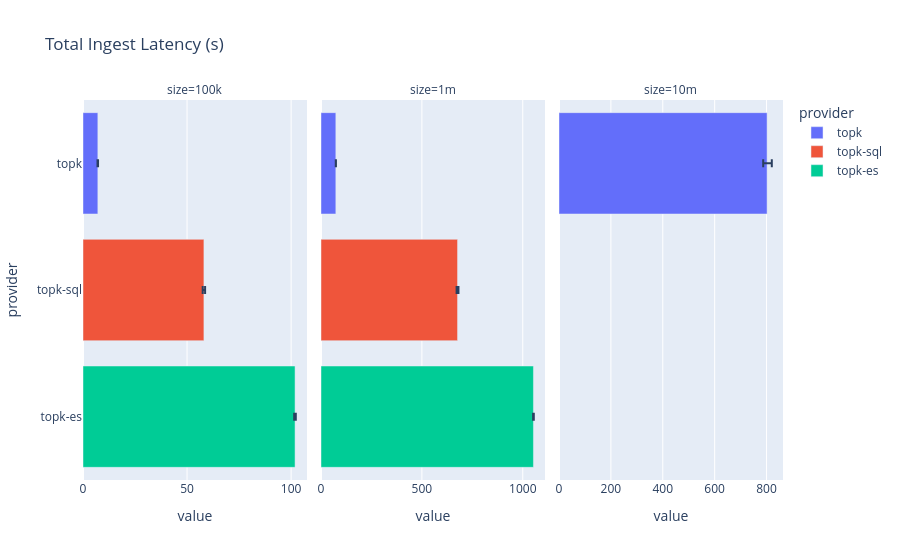

The notebook cell saved with this chart:
### Markdown cell above
## Ingest

⚠️ **10m coverage is native-only.** `results-ingest/` has n=3 at 100k and 1m for all
three providers, but at 10m only `topk` was run — ingesting 10m through the shims costs
~2 h (pgwire) + ~3 h (es-proxy) and was deliberately cut. The three charts below will
therefore show a single bar in their `10m` facet. Read cross-provider ingest results at
**100k and 1m only**.

The query sections further down are complete: all three providers, all three sizes, n=3.

### Code cell
latency_df = (
    ingest_df
    .filter(pl.col("metric") == "bench.ingest.latency_ms")
    .group_by(["provider", "size", "run_id"])
    .agg([
        pl.col("ts").min().alias("start_ts"),
        pl.col("ts").max().alias("end_ts"),
    ])
    .with_columns([
        (pl.col("end_ts") - pl.col("start_ts")).dt.total_seconds(fractional=True).alias("value")
    ])
)
latency_df = process_df(latency_df, ["provider", "size", "run_id"])

fig = px.bar(
    latency_df.sort("value"),
    x="value",
    y="provider",
    color="provider",
    facet_col="size",
    error_x="err_plus",
    error_x_minus="err_minus",
    title="Total Ingest Latency (s)",
    category_orders={
        "size": ["100k", "1m", "10m"],
    },
)
fig.update_xaxes(matches=None)
fig.show()

write_df(latency_df, "ingest_latency.json")

### Figure 1 — Plotly figure (JSON) as saved in the notebook; plotly's stock layout.template omitted (floating-point values rounded to 4 significant figures)
{"data": [{"error_x": {"array": [0.08772], "arrayminus": [0.1591]}, "hovertemplate": "provider=%{y}<br>size=100k<br>value=%{x}<extra></extra>", "legendgroup": "topk", "marker": {"color": "#636efa", "pattern": {"shape": ""}}, "name": "topk", "orientation": "h", "showlegend": true, "textposition": "auto", "type": "bar", "x": [7.136], "xaxis": "x", "y": ["topk"], "yaxis": "y"}, {"error_x": {"array": [0.5631], "arrayminus": [0.5847]}, "hovertemplate": "provider=%{y}<br>size=100k<br>value=%{x}<extra></extra>", "legendgroup": "topk-sql", "marker": {"color": "#EF553B", "pattern": {"shape": ""}}, "name": "topk-sql", "orientation": "h", "showlegend": true, "textposition": "auto", "type": "bar", "x": [58.1], "xaxis": "x", "y": ["topk-sql"], "yaxis": "y"}, {"error_x": {"array": [0.3566], "arrayminus": [0.424]}, "hovertemplate": "provider=%{y}<br>size=100k<br>value=%{x}<extra></extra>", "legendgroup": "topk-es", "marker": {"color": "#00cc96", "pattern": {"shape": ""}}, "name": "topk-es", "orientation": "h", "showlegend": true, "textposition": "auto", "type": "bar", "x": [101.9], "xaxis": "x", "y": ["topk-es"], "yaxis": "y"}, {"error_x": {"array": [0.4675], "arrayminus": [0.3544]}, "hovertemplate": "provider=%{y}<br>size=1m<br>value=%{x}<extra></extra>", "legendgroup": "topk", "marker": {"color": "#636efa", "pattern": {"shape": ""}}, "name": "topk", "orientation": "h", "showlegend": false, "textposition": "auto", "type": "bar", "x": [73.58], "xaxis": "x2", "y": ["topk"], "yaxis": "y2"}, {"error_x": {"array": [4.453], "arrayminus": [4.664]}, "hovertemplate": "provider=%{y}<br>size=1m<br>value=%{x}<extra></extra>", "legendgroup": "topk-sql", "marker": {"color": "#EF553B", "pattern": {"shape": ""}}, "name": "topk-sql", "orientation": "h", "showlegend": false, "textposition": "auto", "type": "bar", "x": [676.8], "xaxis": "x2", "y": ["topk-sql"], "yaxis": "y2"}, {"error_x": {"array": [1.751], "arrayminus": [1.706]}, "hovertemplate": "provider=%{y}<br>size=1m<br>value=%{x}<extra></extra>", "legendgroup": "topk-es", "marker": {"color": "#00cc96", "pattern": {"shape": ""}}, "name": "topk-es", "orientation": "h", "showlegend": false, "textposition": "auto", "type": "bar", "x": [1053.0], "xaxis": "x2", "y": ["topk-es"], "yaxis": "y2"}, {"error_x": {"array": [18.16], "arrayminus": [14.98]}, "hovertemplate": "provider=%{y}<br>size=10m<br>value=%{x}<extra></extra>", "legendgroup": "topk", "marker": {"color": "#636efa", "pattern": {"shape": ""}}, "name": "topk", "orientation": "h", "showlegend": false, "textposition": "auto", "type": "bar", "x": [802.1], "xaxis": "x3", "y": ["topk"], "yaxis": "y3"}], "layout": {"annotations": [{"font": {}, "showarrow": false, "text": "size=100k", "x": 0.16, "xanchor": "center", "xref": "paper", "y": 1, "yanchor": "bottom", "yref": "paper"}, {"font": {}, "showarrow": false, "text": "size=1m", "x": 0.5, "xanchor": "center", "xref": "paper", "y": 1, "yanchor": "bottom", "yref": "paper"}, {"font": {}, "showarrow": false, "text": "size=10m", "x": 0.84, "xanchor": "center", "xref": "paper", "y": 1, "yanchor": "bottom", "yref": "paper"}], "barmode": "relative", "legend": {"title": {"text": "provider"}, "tracegroupgap": 0}, "title": {"text": "Total Ingest Latency (s)"}, "xaxis": {"anchor": "y", "domain": [0, 0.32], "title": {"text": "value"}}, "xaxis2": {"anchor": "y2", "domain": [0.34, 0.66], "title": {"text": "value"}}, "xaxis3": {"anchor": "y3", "domain": [0.68, 1.0], "title": {"text": "value"}}, "yaxis": {"anchor": "x", "categoryarray": ["topk-es", "topk-sql", "topk"], "categoryorder": "array", "domain": [0, 1], "title": {"text": "provider"}}, "yaxis2": {"anchor": "x2", "domain": [0, 1], "matches": "y", "showticklabels": false}, "yaxis3": {"anchor": "x3", "domain": [0, 1], "matches": "y", "showticklabels": false}}}
